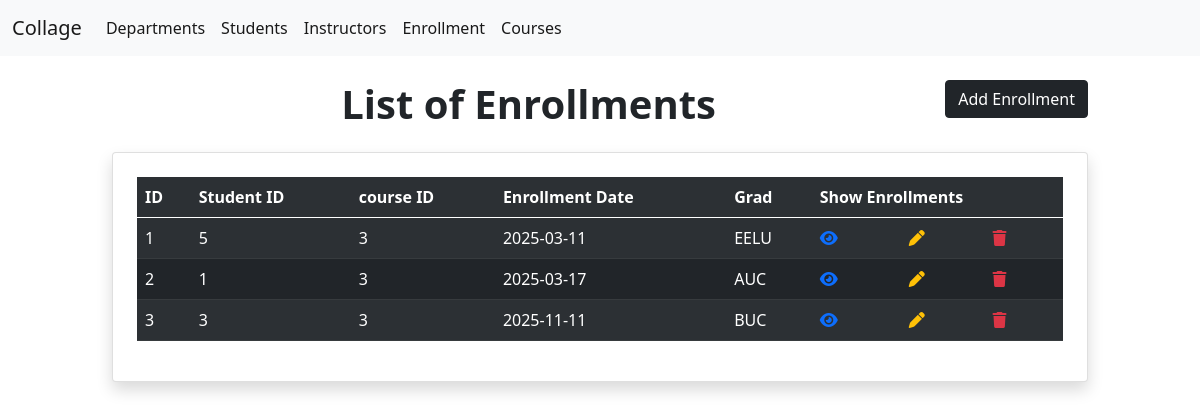
Page /collage/enrollment.php on the committed database.
### tables this page shows
CREATE TABLE `enrollment` (
  `id` int(11) NOT NULL,
  `student_id` int(11) DEFAULT NULL,
  `course_id` int(11) DEFAULT NULL,
  `enrollment_date` varchar(25) DEFAULT NULL,
  `grad` varchar(11) DEFAULT NULL
);

### collage/enrollment.php (the view, shortened to what this page needs)
<?php
include_once "../index.php";
include_once "../nav.php";
$count=0;
$selectDepartment="SELECT * FROM `enrollment` ";
$Departments = mysqli_query($conn,$selectDepartment);
?>
<!DOCTYPE html>
<html lang="en">
<head>
    <link href="https://cdn.jsdelivr.net/npm/bootstrap@5.0.2/dist/css/bootstrap.min.css" rel="stylesheet">
</head>
<body>
    <div class="container col-md-10">
    <h1 class="text-center display-6 my-4 fw-bold">List of Enrollments
    <a href="create enrollment.php" class="btn btn-dark float-end">Add Enrollment</a>
    </h1>
        <div class="card shadow p-4">
    <table class="table table-dark table-striped">
    <tr>
            <th>ID</th>
            <th>Student ID</th>
            <th>course ID</th>
            <th>Enrollment Date</th>
            <th>Grad</th>
            <th colspan="3">Show Enrollments</th>
        </tr>
        <tbody>
            <?php foreach($Departments as $Department) :?>
            <tr>
                <td><?= ++$count?></td>
                <td><?= $Department["student_id"]?></td>
                <td><?= $Department["course_id"]?></td>
                <td><?= $Department["enrollment_date"]?></td>
                <td><?= $Department["grad"]?></td>
                <td><a href="E&D enrollment.php?ID=<?=$Department["id"]?>" ><i class="fa-solid fa-eye"></i></a></td>
                <td><a href="E&D enrollment.php?ID=<?=$Department["id"]?>"><i class="fa-solid fa-pen text-warning"></i></a></td>
                <td><a href="http://localhost/backend%20project/collage/enrollment.php?ID=<?=$Department["id"]?>" onclick="return confirm('Are you sure you want to delete it')" name="dt">
                <i class="fa-solid fa-trash text-danger"></i></a></td>
                </tr>
            <?php
    endforeach
    ?>
        </tbody>
    </table>
        </div>
    </div>
</body>
</html>

### rows in the picture
enrollment: student "5", course "3", enrollment_date "2025-03-11", grad "EELU"
enrollment: student "1", course "3", enrollment_date "2025-03-17", grad "AUC"
enrollment: student "3", course "3", enrollment_date "2025-11-11", grad "BUC"
